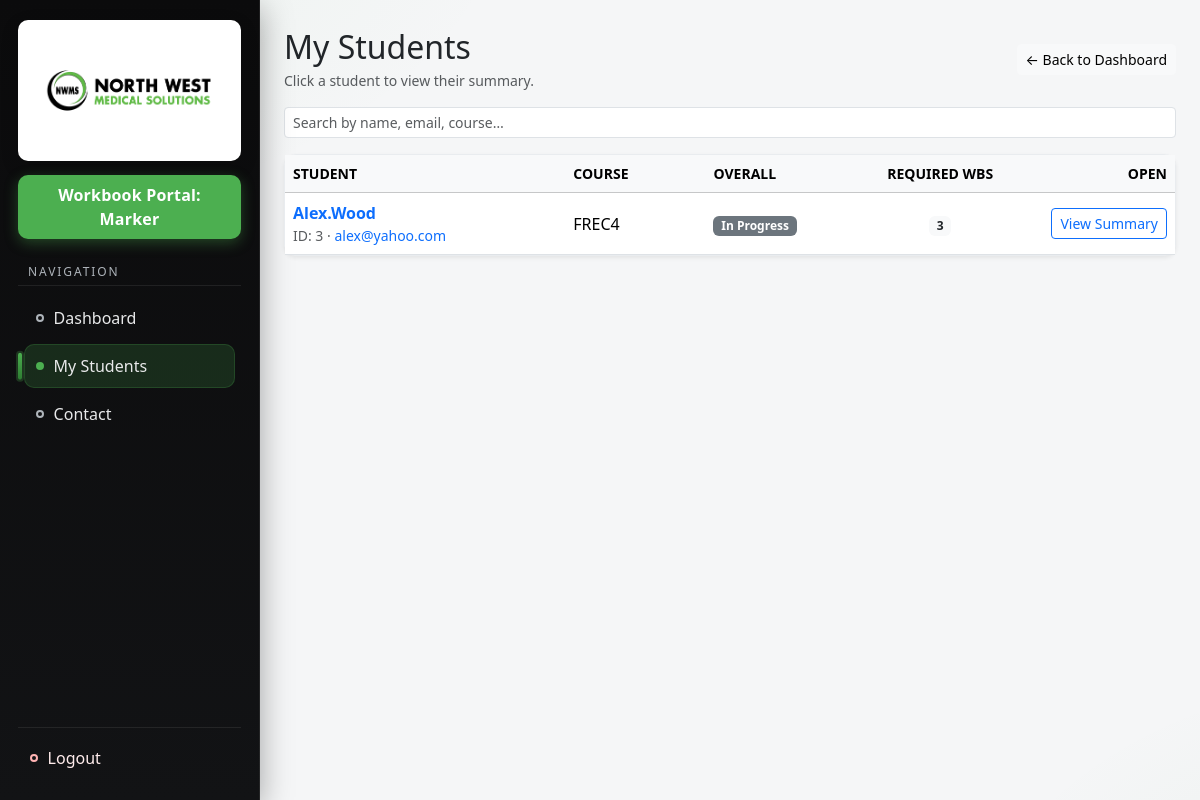
/marker_students (signed in), run on an earlier commit of the app's database.
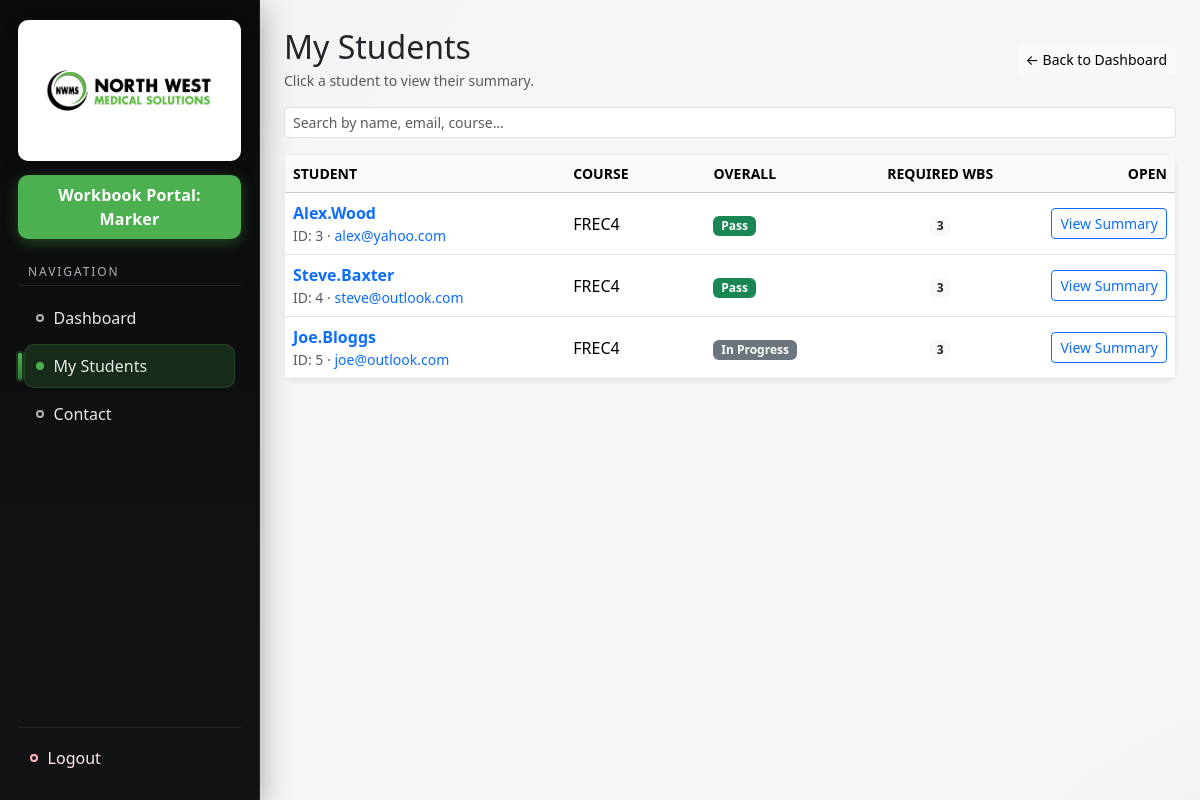
And on a later commit of the database.
### app.py (models this page shows)
class User(UserMixin, db.Model):
    id       = db.Column(db.Integer, primary_key=True)
    username = db.Column(db.String(150), nullable=False, unique=True)
    email    = db.Column(db.String(150), nullable=False, unique=True)
    password = db.Column(db.String(150), nullable=False)
    role     = db.Column(db.String(50),  nullable=False)  # 'student','marker','admin'
    course   = db.Column(db.String(10),  nullable=True)   # for students
    cohort_id = db.Column(db.Integer, db.ForeignKey('cohort.id'), nullable=True)
    cohort = db.relationship('Cohort', foreign_keys=[cohort_id])

### app.py (the view)
@app.route('/marker_students')
@login_required
def marker_students():
    if current_user.role != 'marker':
        return redirect(url_for('login'))
    students = get_assigned_students_for_marker(current_user.id)
    data = []
    for s in students:
        required = get_total_workbooks(s.course)
        data.append({"student": s, "status": compute_overall_status(
            [build_workbook_item(s.id, n) for n in range(1, required + 1)], required), "required": required})
    return render_template('marker_students.html', students=data)

### app.py (called while the page is built)
def get_course_by_code(code: str | None):
    if not code:
        return None
    return Course.query.filter(func.upper(Course.code) == (code or '').upper()).first()

def get_total_workbooks(course_code: str | None) -> int:
    course = get_course_by_code(course_code)
    if course:
        return max(1, course.workbooks_count or 1)
    return COURSE_WORKBOOKS.get((course_code or '').upper(), 3)

def get_question_count(course_code: str | None, workbook_number: int) -> int:
    course = get_course_by_code(course_code)
    if course:
        cq = CourseQuestion.query.filter_by(course_id=course.id, workbook_number=workbook_number).first()
        if cq and (cq.question_count or 0) > 0:
            return cq.question_count
    return QUESTION_COUNTS.get(((course_code or '*'), workbook_number),
           QUESTION_COUNTS.get(('*', workbook_number), 10))

@login_manager.user_loader
def load_user(user_id):
    try:
        return db.session.get(User, int(user_id))
    except Exception:
        return None

### templates/marker_students.html (shortened to what this page needs)
{% extends 'base.html' %}
{% block content %}
<div class="d-flex align-items-center justify-content-between mb-3">
  <div>
    <h2 class="mb-1">My Students</h2>
    <div class="text-muted small">Click a student to view their summary.</div>
  </div>
  <a href="{{ url_for('marker_dashboard') }}" class="btn btn-light btn-sm">← Back to Dashboard</a>
</div>
<div class="mb-3">
  <input id="searchInput" class="form-control form-control-sm" type="search" placeholder="Search by name, email, course…" aria-label="Search">
</div>
<div class="card shadow-sm">
  <div class="card-body p-0">
    <div class="table-responsive">
      <table class="table table-hover align-middle mb-0">
        <thead class="table-light">
          <tr class="small text-uppercase">
            <th style="min-width: 240px;">Student</th>
            <th style="min-width: 120px;">Course</th>
            <th style="min-width: 140px;">Overall</th>
            <th class="text-center" style="min-width: 120px;">Required WBs</th>
            <th class="text-end" style="min-width: 140px;">Open</th>
          </tr>
        </thead>
        <tbody id="studentsTbody">
          {% for row in students %}
          {% set s = row.student %}
          <tr class="student-row">
            <td class="text-truncate" title="{{ s.username }} • {{ s.email }}">
              <div class="fw-semibold">
                <a href="{{ url_for('marker_view_student', student_id=s.id) }}" class="text-decoration-none">{{ s.username }}</a>
              </div>
              <div class="small text-muted">
                ID: {{ s.id }} · <a href="mailto:{{ s.email }}" class="text-decoration-none">{{ s.email }}</a>
              </div>
            </td>
            <td>{{ s.course or '—' }}</td>
            <td>
              {% if row.status == 'Pass' %}
                <span class="badge bg-success">Pass</span>
              {% elif row.status == 'Fail' %}
                <span class="badge bg-danger">Fail</span>
              {% else %}
                <span class="badge bg-secondary">In Progress</span>
              {% endif %}
            </td>
            <td class="text-center">
              <span class="badge bg-light text-dark">{{ row.required }}</span>
            </td>
            <td class="text-end">
              <a href="{{ url_for('marker_view_student', student_id=s.id) }}" class="btn btn-sm btn-outline-primary">
                View Summary
              </a>
            </td>
          </tr>
          {% endfor %}
        </tbody>
      </table>
    </div>
  </div>
</div>
{% endblock %}

What changed in the data, as far as the page shows it:
added User: username "Steve.Baxter", id "4", email "steve@outlook.com", course "FREC4"
added User: username "Joe.Bloggs", id "5", email "joe@outlook.com", course "FREC4"
Also different on the page:
list line gone: "In Progress"
new list line: "Pass"
new list line: "ID: · Pass 3 View Summary"
new list line: "ID: · In Progress 3 View Summary"
